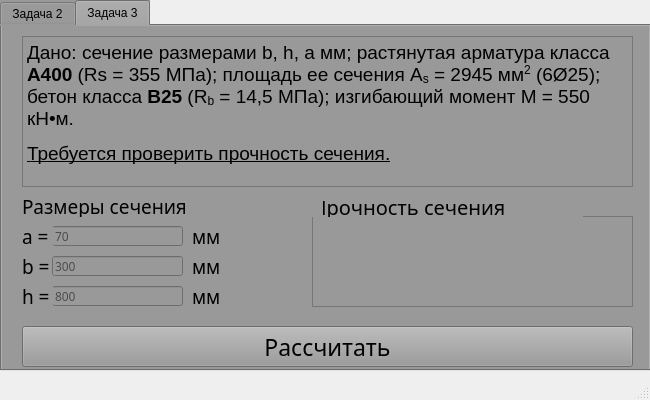
<?xml version="1.0" encoding="UTF-8"?>
<ui version="4.0">
 <class>MainWindow</class>
 <widget class="QMainWindow" name="MainWindow">
  <property name="windowModality">
   <enum>Qt::NonModal</enum>
  </property>
  <property name="geometry">
   <rect>
    <x>0</x>
    <y>0</y>
    <width>650</width>
    <height>400</height>
   </rect>
  </property>
  <property name="sizePolicy">
   <sizepolicy hsizetype="Fixed" vsizetype="Fixed">
    <horstretch>0</horstretch>
    <verstretch>0</verstretch>
   </sizepolicy>
  </property>
  <property name="minimumSize">
   <size>
    <width>650</width>
    <height>400</height>
   </size>
  </property>
  <property name="maximumSize">
   <size>
    <width>650</width>
    <height>400</height>
   </size>
  </property>
  <property name="font">
   <font>
    <stylestrategy>PreferDefault</stylestrategy>
   </font>
  </property>
  <property name="cursor">
   <cursorShape>ArrowCursor</cursorShape>
  </property>
  <property name="mouseTracking">
   <bool>false</bool>
  </property>
  <property name="windowTitle">
   <string>Задачи №2, №3</string>
  </property>
  <property name="windowOpacity">
   <double>1.000000000000000</double>
  </property>
  <property name="layoutDirection">
   <enum>Qt::LeftToRight</enum>
  </property>
  <property name="autoFillBackground">
   <bool>false</bool>
  </property>
  <property name="inputMethodHints">
   <set>Qt::ImhNone</set>
  </property>
  <widget class="QWidget" name="centralwidget">
   <widget class="QTabWidget" name="tabWidget">
    <property name="geometry">
     <rect>
      <x>0</x>
      <y>0</y>
      <width>651</width>
      <height>371</height>
     </rect>
    </property>
    <property name="styleSheet">
     <string notr="true">background: rgb(153, 153, 153)</string>
    </property>
    <property name="currentIndex">
     <number>1</number>
    </property>
    <widget class="QWidget" name="tab_1">
     <attribute name="title">
      <string>Задача 2</string>
     </attribute>
     <widget class="QTextBrowser" name="answer_text">
      <property name="geometry">
       <rect>
        <x>310</x>
        <y>190</y>
        <width>321</width>
        <height>91</height>
       </rect>
      </property>
      <property name="html">
       <string>&lt;!DOCTYPE HTML PUBLIC &quot;-//W3C//DTD HTML 4.0//EN&quot; &quot;http://www.w3.org/TR/REC-html40/strict.dtd&quot;&gt;
&lt;html&gt;&lt;head&gt;&lt;meta name=&quot;qrichtext&quot; content=&quot;1&quot; /&gt;&lt;style type=&quot;text/css&quot;&gt;
p, li { white-space: pre-wrap; }
&lt;/style&gt;&lt;/head&gt;&lt;body style=&quot; font-family:'MS Shell Dlg 2'; font-size:8.25pt; font-weight:400; font-style:normal;&quot;&gt;
&lt;p style=&quot;-qt-paragraph-type:empty; margin-top:0px; margin-bottom:0px; margin-left:0px; margin-right:0px; -qt-block-indent:0; text-indent:0px;&quot;&gt;&lt;br /&gt;&lt;/p&gt;&lt;/body&gt;&lt;/html&gt;</string>
      </property>
     </widget>
     <widget class="QLineEdit" name="h_field">
      <property name="geometry">
       <rect>
        <x>50</x>
        <y>260</y>
        <width>131</width>
        <height>20</height>
       </rect>
      </property>
      <property name="font">
       <font>
        <family>Circe</family>
       </font>
      </property>
      <property name="text">
       <string/>
      </property>
      <property name="placeholderText">
       <string>600</string>
      </property>
     </widget>
     <widget class="QPushButton" name="pushButton">
      <property name="geometry">
       <rect>
        <x>20</x>
        <y>300</y>
        <width>611</width>
        <height>41</height>
       </rect>
      </property>
      <property name="font">
       <font>
        <family>Circe Bold</family>
        <pointsize>17</pointsize>
        <stylestrategy>PreferDefault</stylestrategy>
       </font>
      </property>
      <property name="text">
       <string>Рассчитать</string>
      </property>
     </widget>
     <widget class="QTextBrowser" name="task_text">
      <property name="geometry">
       <rect>
        <x>20</x>
        <y>10</y>
        <width>611</width>
        <height>151</height>
       </rect>
      </property>
      <property name="html">
       <string>&lt;!DOCTYPE HTML PUBLIC &quot;-//W3C//DTD HTML 4.0//EN&quot; &quot;http://www.w3.org/TR/REC-html40/strict.dtd&quot;&gt;
&lt;html&gt;&lt;head&gt;&lt;meta name=&quot;qrichtext&quot; content=&quot;1&quot; /&gt;&lt;style type=&quot;text/css&quot;&gt;
p, li { white-space: pre-wrap; }
&lt;/style&gt;&lt;/head&gt;&lt;body style=&quot; font-family:'MS Shell Dlg 2'; font-size:8.25pt; font-weight:400; font-style:normal;&quot;&gt;
&lt;p style=&quot; margin-top:12px; margin-bottom:12px; margin-left:0px; margin-right:0px; -qt-block-indent:0; text-indent:0px;&quot;&gt;&lt;span style=&quot; font-family:'Circe'; font-size:14pt;&quot;&gt;Дано: сечение размером b, h, a мм; изгибающий момент с учетом кратковременных нагрузок M = 200 кН•м; бетон класса &lt;/span&gt;&lt;span style=&quot; font-family:'Circe'; font-size:14pt; font-weight:600;&quot;&gt;B15&lt;/span&gt;&lt;span style=&quot; font-family:'Circe'; font-size:14pt;&quot;&gt; (R&lt;/span&gt;&lt;span style=&quot; font-family:'Circe'; font-size:14pt; vertical-align:sub;&quot;&gt;b&lt;/span&gt;&lt;span style=&quot; font-family:'Circe'; font-size:14pt;&quot;&gt; = 8,5 МПа); арматура класса &lt;/span&gt;&lt;span style=&quot; font-family:'Circe'; font-size:14pt; font-weight:600;&quot;&gt;A300&lt;/span&gt;&lt;span style=&quot; font-family:'Circe'; font-size:14pt;&quot;&gt; (R&lt;/span&gt;&lt;span style=&quot; font-family:'Circe'; font-size:14pt; vertical-align:sub;&quot;&gt;s&lt;/span&gt;&lt;span style=&quot; font-family:'Circe'; font-size:14pt;&quot;&gt; = 270 МПа). &lt;/span&gt;&lt;/p&gt;
&lt;p style=&quot; margin-top:12px; margin-bottom:12px; margin-left:0px; margin-right:0px; -qt-block-indent:0; text-indent:0px;&quot;&gt;&lt;span style=&quot; font-family:'Circe'; font-size:14pt; text-decoration: underline;&quot;&gt;Требуется определить площадь сечения продольной арматуры.&lt;/span&gt;&lt;/p&gt;&lt;/body&gt;&lt;/html&gt;</string>
      </property>
     </widget>
     <widget class="QLabel" name="label_8">
      <property name="geometry">
       <rect>
        <x>310</x>
        <y>170</y>
        <width>331</width>
        <height>21</height>
       </rect>
      </property>
      <property name="font">
       <font>
        <family>Circe ExtraBold</family>
        <pointsize>15</pointsize>
        <stylestrategy>PreferDefault</stylestrategy>
       </font>
      </property>
      <property name="text">
       <string>Площадь сечения продол. арматуры</string>
      </property>
     </widget>
     <widget class="QLabel" name="label_7">
      <property name="geometry">
       <rect>
        <x>20</x>
        <y>260</y>
        <width>31</width>
        <height>21</height>
       </rect>
      </property>
      <property name="font">
       <font>
        <family>Circe Bold</family>
        <pointsize>14</pointsize>
        <stylestrategy>PreferDefault</stylestrategy>
       </font>
      </property>
      <property name="text">
       <string>h = </string>
      </property>
     </widget>
     <widget class="QLineEdit" name="a_field">
      <property name="geometry">
       <rect>
        <x>50</x>
        <y>200</y>
        <width>131</width>
        <height>20</height>
       </rect>
      </property>
      <property name="font">
       <font>
        <family>Circe</family>
       </font>
      </property>
      <property name="text">
       <string/>
      </property>
      <property name="echoMode">
       <enum>QLineEdit::Normal</enum>
      </property>
      <property name="placeholderText">
       <string>40</string>
      </property>
     </widget>
     <widget class="QLabel" name="label_2">
      <property name="geometry">
       <rect>
        <x>20</x>
        <y>200</y>
        <width>31</width>
        <height>21</height>
       </rect>
      </property>
      <property name="font">
       <font>
        <family>Circe Bold</family>
        <pointsize>14</pointsize>
        <stylestrategy>PreferDefault</stylestrategy>
       </font>
      </property>
      <property name="text">
       <string>a = </string>
      </property>
     </widget>
     <widget class="QLabel" name="label">
      <property name="geometry">
       <rect>
        <x>20</x>
        <y>170</y>
        <width>301</width>
        <height>21</height>
       </rect>
      </property>
      <property name="font">
       <font>
        <family>Circe ExtraBold</family>
        <pointsize>14</pointsize>
        <stylestrategy>PreferDefault</stylestrategy>
       </font>
      </property>
      <property name="text">
       <string>Размеры сечения</string>
      </property>
     </widget>
     <widget class="QLabel" name="label_6">
      <property name="geometry">
       <rect>
        <x>190</x>
        <y>260</y>
        <width>31</width>
        <height>21</height>
       </rect>
      </property>
      <property name="font">
       <font>
        <family>Circe Bold</family>
        <pointsize>14</pointsize>
        <stylestrategy>PreferDefault</stylestrategy>
       </font>
      </property>
      <property name="text">
       <string>мм</string>
      </property>
     </widget>
     <widget class="QLabel" name="label_5">
      <property name="geometry">
       <rect>
        <x>20</x>
        <y>230</y>
        <width>31</width>
        <height>21</height>
       </rect>
      </property>
      <property name="font">
       <font>
        <family>Circe Bold</family>
        <pointsize>14</pointsize>
        <stylestrategy>PreferDefault</stylestrategy>
       </font>
      </property>
      <property name="text">
       <string>b = </string>
      </property>
     </widget>
     <widget class="QLineEdit" name="b_field">
      <property name="geometry">
       <rect>
        <x>50</x>
        <y>230</y>
        <width>131</width>
        <height>20</height>
       </rect>
      </property>
      <property name="font">
       <font>
        <family>Circe</family>
       </font>
      </property>
      <property name="text">
       <string/>
      </property>
      <property name="placeholderText">
       <string>300</string>
      </property>
     </widget>
     <widget class="QLabel" name="label_4">
      <property name="geometry">
       <rect>
        <x>190</x>
        <y>230</y>
        <width>31</width>
        <height>21</height>
       </rect>
      </property>
      <property name="font">
       <font>
        <family>Circe Bold</family>
        <pointsize>14</pointsize>
        <stylestrategy>PreferDefault</stylestrategy>
       </font>
      </property>
      <property name="text">
       <string>мм</string>
      </property>
     </widget>
     <widget class="QLabel" name="label_3">
      <property name="geometry">
       <rect>
        <x>190</x>
        <y>200</y>
        <width>31</width>
        <height>21</height>
       </rect>
      </property>
      <property name="font">
       <font>
        <family>Circe Bold</family>
        <pointsize>14</pointsize>
        <stylestrategy>PreferDefault</stylestrategy>
       </font>
      </property>
      <property name="text">
       <string>мм</string>
      </property>
     </widget>
    </widget>
    <widget class="QWidget" name="tab_2">
     <attribute name="title">
      <string>Задача 3</string>
     </attribute>
     <widget class="QTextBrowser" name="answer_text_2">
      <property name="geometry">
       <rect>
        <x>310</x>
        <y>190</y>
        <width>321</width>
        <height>91</height>
       </rect>
      </property>
      <property name="html">
       <string>&lt;!DOCTYPE HTML PUBLIC &quot;-//W3C//DTD HTML 4.0//EN&quot; &quot;http://www.w3.org/TR/REC-html40/strict.dtd&quot;&gt;
&lt;html&gt;&lt;head&gt;&lt;meta name=&quot;qrichtext&quot; content=&quot;1&quot; /&gt;&lt;style type=&quot;text/css&quot;&gt;
p, li { white-space: pre-wrap; }
&lt;/style&gt;&lt;/head&gt;&lt;body style=&quot; font-family:'MS Shell Dlg 2'; font-size:8.25pt; font-weight:400; font-style:normal;&quot;&gt;
&lt;p style=&quot;-qt-paragraph-type:empty; margin-top:0px; margin-bottom:0px; margin-left:0px; margin-right:0px; -qt-block-indent:0; text-indent:0px; font-size:8pt;&quot;&gt;&lt;br /&gt;&lt;/p&gt;&lt;/body&gt;&lt;/html&gt;</string>
      </property>
     </widget>
     <widget class="QLineEdit" name="h_field_2">
      <property name="geometry">
       <rect>
        <x>50</x>
        <y>260</y>
        <width>131</width>
        <height>20</height>
       </rect>
      </property>
      <property name="font">
       <font>
        <family>Circe</family>
       </font>
      </property>
      <property name="text">
       <string/>
      </property>
      <property name="placeholderText">
       <string>800</string>
      </property>
     </widget>
     <widget class="QPushButton" name="pushButton_2">
      <property name="geometry">
       <rect>
        <x>20</x>
        <y>300</y>
        <width>611</width>
        <height>41</height>
       </rect>
      </property>
      <property name="font">
       <font>
        <family>Circe Bold</family>
        <pointsize>17</pointsize>
        <stylestrategy>PreferDefault</stylestrategy>
       </font>
      </property>
      <property name="text">
       <string>Рассчитать</string>
      </property>
     </widget>
     <widget class="QTextBrowser" name="task_text_2">
      <property name="geometry">
       <rect>
        <x>20</x>
        <y>10</y>
        <width>611</width>
        <height>151</height>
       </rect>
      </property>
      <property name="html">
       <string>&lt;!DOCTYPE HTML PUBLIC &quot;-//W3C//DTD HTML 4.0//EN&quot; &quot;http://www.w3.org/TR/REC-html40/strict.dtd&quot;&gt;
&lt;html&gt;&lt;head&gt;&lt;meta name=&quot;qrichtext&quot; content=&quot;1&quot; /&gt;&lt;style type=&quot;text/css&quot;&gt;
p, li { white-space: pre-wrap; }
&lt;/style&gt;&lt;/head&gt;&lt;body style=&quot; font-family:'MS Shell Dlg 2'; font-size:8.25pt; font-weight:400; font-style:normal;&quot;&gt;
&lt;p style=&quot; margin-top:12px; margin-bottom:12px; margin-left:0px; margin-right:0px; -qt-block-indent:0; text-indent:0px;&quot;&gt;&lt;span style=&quot; font-family:'Circe'; font-size:14pt;&quot;&gt;Дано: сечение размерами b, h, a мм; растянутая арматура класса &lt;/span&gt;&lt;span style=&quot; font-family:'Circe'; font-size:14pt; font-weight:600;&quot;&gt;A400&lt;/span&gt;&lt;span style=&quot; font-family:'Circe'; font-size:14pt;&quot;&gt; (Rs = 355 МПа); площадь ее сечения A&lt;/span&gt;&lt;span style=&quot; font-family:'Circe'; font-size:14pt; vertical-align:sub;&quot;&gt;s&lt;/span&gt;&lt;span style=&quot; font-family:'Circe'; font-size:14pt;&quot;&gt; = 2945 мм&lt;/span&gt;&lt;span style=&quot; font-family:'Circe'; font-size:14pt; vertical-align:super;&quot;&gt;2&lt;/span&gt;&lt;span style=&quot; font-family:'Circe'; font-size:14pt;&quot;&gt; (6Ø25); бетон класса &lt;/span&gt;&lt;span style=&quot; font-family:'Circe'; font-size:14pt; font-weight:600;&quot;&gt;B25&lt;/span&gt;&lt;span style=&quot; font-family:'Circe'; font-size:14pt;&quot;&gt; (R&lt;/span&gt;&lt;span style=&quot; font-family:'Circe'; font-size:14pt; vertical-align:sub;&quot;&gt;b&lt;/span&gt;&lt;span style=&quot; font-family:'Circe'; font-size:14pt;&quot;&gt; = 14,5 МПа); изгибающий момент M = 550 кН•м.&lt;/span&gt;&lt;/p&gt;
&lt;p style=&quot; margin-top:12px; margin-bottom:12px; margin-left:0px; margin-right:0px; -qt-block-indent:0; text-indent:0px;&quot;&gt;&lt;span style=&quot; font-family:'Circe'; font-size:14pt; text-decoration: underline;&quot;&gt;Требуется проверить прочность сечения.&lt;/span&gt;&lt;/p&gt;&lt;/body&gt;&lt;/html&gt;</string>
      </property>
     </widget>
     <widget class="QLabel" name="label_9">
      <property name="geometry">
       <rect>
        <x>310</x>
        <y>170</y>
        <width>271</width>
        <height>21</height>
       </rect>
      </property>
      <property name="font">
       <font>
        <family>Circe ExtraBold</family>
        <pointsize>15</pointsize>
        <stylestrategy>PreferDefault</stylestrategy>
       </font>
      </property>
      <property name="text">
       <string>Прочность сечения</string>
      </property>
     </widget>
     <widget class="QLabel" name="label_10">
      <property name="geometry">
       <rect>
        <x>20</x>
        <y>260</y>
        <width>31</width>
        <height>21</height>
       </rect>
      </property>
      <property name="font">
       <font>
        <family>Circe Bold</family>
        <pointsize>14</pointsize>
        <stylestrategy>PreferDefault</stylestrategy>
       </font>
      </property>
      <property name="text">
       <string>h = </string>
      </property>
     </widget>
     <widget class="QLineEdit" name="a_field_2">
      <property name="geometry">
       <rect>
        <x>50</x>
        <y>200</y>
        <width>131</width>
        <height>20</height>
       </rect>
      </property>
      <property name="font">
       <font>
        <family>Circe</family>
       </font>
      </property>
      <property name="text">
       <string/>
      </property>
      <property name="echoMode">
       <enum>QLineEdit::Normal</enum>
      </property>
      <property name="placeholderText">
       <string>70</string>
      </property>
     </widget>
     <widget class="QLabel" name="label_11">
      <property name="geometry">
       <rect>
        <x>20</x>
        <y>200</y>
        <width>31</width>
        <height>21</height>
       </rect>
      </property>
      <property name="font">
       <font>
        <family>Circe Bold</family>
        <pointsize>14</pointsize>
        <stylestrategy>PreferDefault</stylestrategy>
       </font>
      </property>
      <property name="text">
       <string>a = </string>
      </property>
     </widget>
     <widget class="QLabel" name="label_12">
      <property name="geometry">
       <rect>
        <x>20</x>
        <y>170</y>
        <width>301</width>
        <height>21</height>
       </rect>
      </property>
      <property name="font">
       <font>
        <family>Circe ExtraBold</family>
        <pointsize>14</pointsize>
        <stylestrategy>PreferDefault</stylestrategy>
       </font>
      </property>
      <property name="text">
       <string>Размеры сечения</string>
      </property>
     </widget>
     <widget class="QLabel" name="label_13">
      <property name="geometry">
       <rect>
        <x>190</x>
        <y>260</y>
        <width>31</width>
        <height>21</height>
       </rect>
      </property>
      <property name="font">
       <font>
        <family>Circe Bold</family>
        <pointsize>14</pointsize>
        <stylestrategy>PreferDefault</stylestrategy>
       </font>
      </property>
      <property name="text">
       <string>мм</string>
      </property>
     </widget>
     <widget class="QLabel" name="label_14">
      <property name="geometry">
       <rect>
        <x>20</x>
        <y>230</y>
        <width>31</width>
        <height>21</height>
       </rect>
      </property>
      <property name="font">
       <font>
        <family>Circe Bold</family>
        <pointsize>14</pointsize>
        <stylestrategy>PreferDefault</stylestrategy>
       </font>
      </property>
      <property name="text">
       <string>b = </string>
      </property>
     </widget>
     <widget class="QLineEdit" name="b_field_2">
      <property name="geometry">
       <rect>
        <x>50</x>
        <y>230</y>
        <width>131</width>
        <height>20</height>
       </rect>
      </property>
      <property name="font">
       <font>
        <family>Circe</family>
       </font>
      </property>
      <property name="text">
       <string/>
      </property>
      <property name="placeholderText">
       <string>300</string>
      </property>
     </widget>
     <widget class="QLabel" name="label_15">
      <property name="geometry">
       <rect>
        <x>190</x>
        <y>230</y>
        <width>31</width>
        <height>21</height>
       </rect>
      </property>
      <property name="font">
       <font>
        <family>Circe Bold</family>
        <pointsize>14</pointsize>
        <stylestrategy>PreferDefault</stylestrategy>
       </font>
      </property>
      <property name="text">
       <string>мм</string>
      </property>
     </widget>
     <widget class="QLabel" name="label_16">
      <property name="geometry">
       <rect>
        <x>190</x>
        <y>200</y>
        <width>31</width>
        <height>21</height>
       </rect>
      </property>
      <property name="font">
       <font>
        <family>Circe Bold</family>
        <pointsize>14</pointsize>
        <stylestrategy>PreferDefault</stylestrategy>
       </font>
      </property>
      <property name="text">
       <string>мм</string>
      </property>
     </widget>
    </widget>
   </widget>
  </widget>
  <widget class="QStatusBar" name="statusbar"/>
 </widget>
 <resources/>
 <connections/>
</ui>
